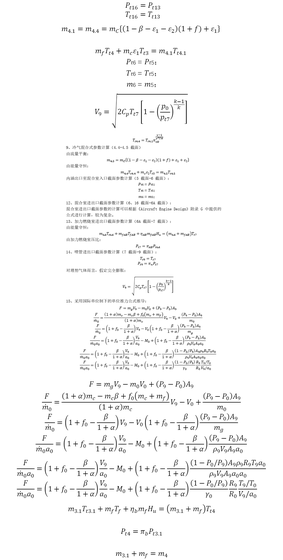
#> input picture test/temp.png, 283 x 560 px, shrunk from 1025 x 2031 before the run, found by its file name; its folder holds 3 pictures in this run
$ python CombineImage.py
#> lines starting #> are read from the running program, lines starting #| are printed output that depends on the picture
import os
from PIL import Image
import numpy as np


def readImageFromDir(path: str) -> list:
#> called with path = './test/'
    return [np.asarray(Image.open(path+filename).convert('I'))
            for filename in os.listdir(path) if filename.endswith(".png")]
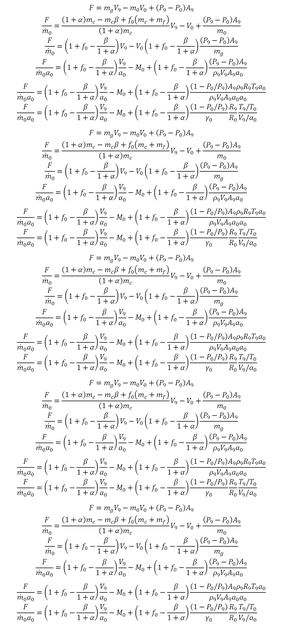
#> input picture test/temp1.png, 283 x 625 px, shrunk from 1025 x 2265 before the run, found by its file name
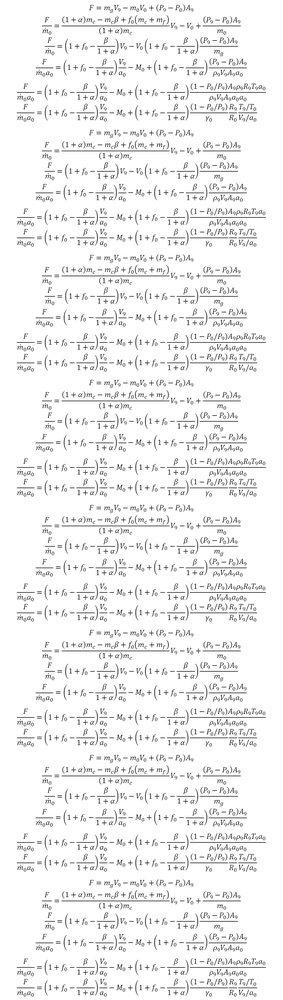
#> input picture test/temp8.png, 283 x 1000 px, shrunk from 1025 x 3624 before the run, found by its file name


def readImageFromFiles(files: list) -> list:
    return [np.asarray(Image.open(file).convert('I'))
            for file in files]


def expend(data, w, h=0, value=255):
    dataH, dataW = data.shape
    h = dataH if h == 0 else h
    l = (w-dataW)//2
    r = w-dataW-l
    u = (h-dataH)//2
    d = h-dataH-u
    #print(u, d, l, r)
    return np.pad(data, ((u, d), (l, r)), 'constant', constant_values=(value))


def concatenate(images: list):
    w = max([img.shape[1] for img in images])
#> w = 283
    h = sum([img.shape[0] for img in images])
#> h = 2185
    result = Image.new("RGBA", (w, h))
#> result: PIL image 283x2185 RGBA; every value is 0
    pasteHigh = 0
    for img in images:
        result.paste(Image.fromarray(expend(img, w)), (0, pasteHigh))
        pasteHigh += img.shape[0]
#> this loop made 3 passes
#> (dataH in expend, h in expend, pasteHigh) on passes 1 to 3: (560, 560, 560), (625, 625, 1185), (1000, 1000, 2185)
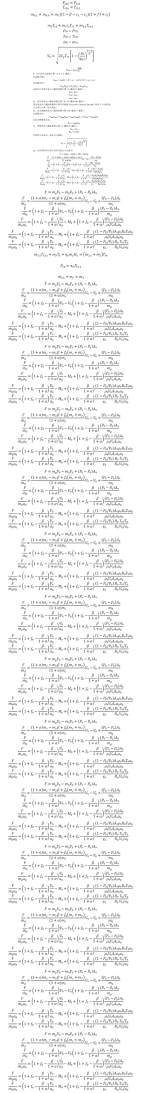
#> result: PIL image 283x2185 RGBA (shown at 1/2 size); mean R, G, B, A 243.1, 243.1, 243.1, 255
#> after the loop, pasteHigh = 2185
    # result.show()
    return result


def combineImage(path):
    if isinstance(path, str) and os.path.isdir(path):
        return concatenate(readImageFromDir(path))
    elif isinstance(path, list) and os.path.isfile(path[0]):
        return concatenate(readImageFromFiles(path))
    else:
        print("combineImage:", path)
        return


if __name__ == "__main__":
    combineImage("./test/").show()
    # combineImage("./test/image/").show()
    '''
    images = []
    for i in range(1, 5):
        img = Image.open(rf"test\image\{i}.png").convert('I')
        images.append(np.asarray(img))
    concatenate(images)

    '''
